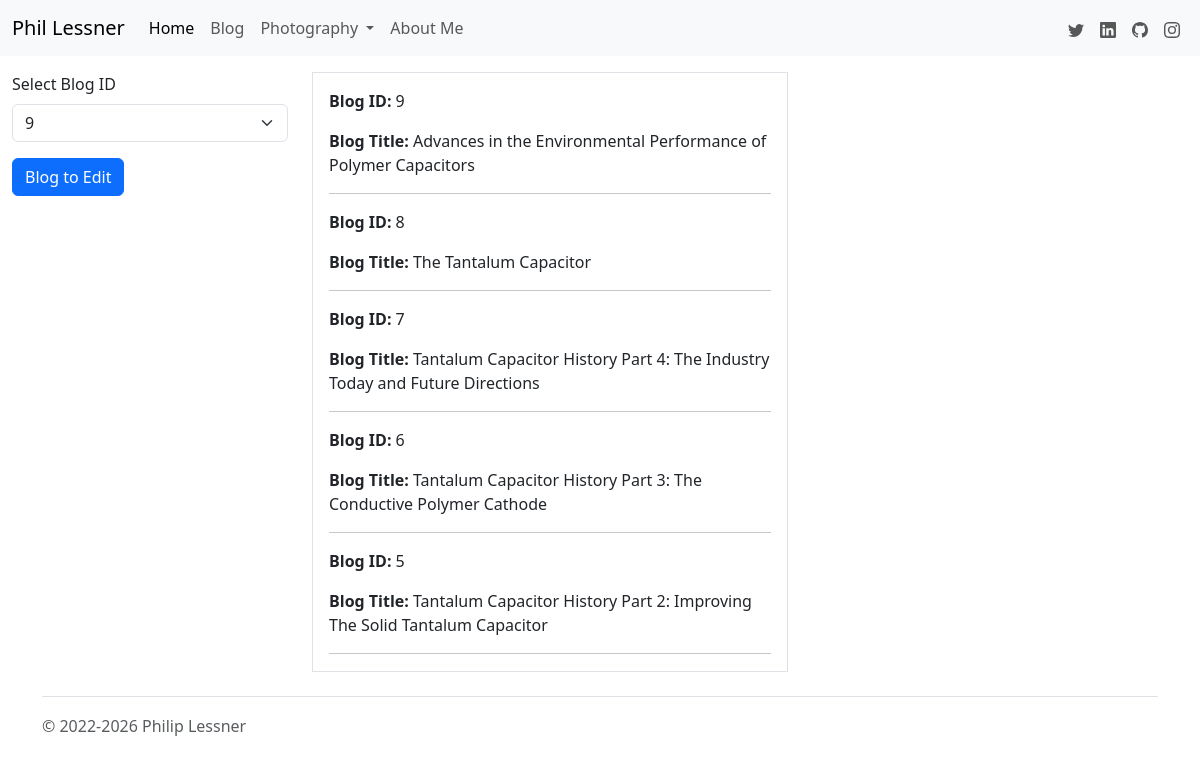
Page /blogselect (signed in) on the committed database.
### app/models.py (models this page shows, shortened)
class Base(DeclarativeBase):
    pass

class Blog(Base):
    __tablename__ = "blogs_table"
    id: Mapped[int] = mapped_column(primary_key=True)
    title: Mapped[str]
    body: Mapped[str]
    date: Mapped[str]
    abstract: Mapped[str]
    medialink: Mapped[str]
    mediatype: Mapped[str]
    pagecss: Mapped[Optional[str]]

### app/admin.py (the view)
@admin.route('/blogselect', methods=['GET', 'POST'])
def blog_select():
    if not current_user.is_authenticated:
        return redirect(url_for('admin.login'))
    form = BlogSelectForm()
    if (request.method == 'GET'):
        stmt = (db.select(Blog.title, Blog.abstract, Blog.date, Blog.medialink, Blog.mediatype, Blog.id)
                        .select_from(Blog)
                        .order_by(Blog.date.desc()))
        blogs = db.session.execute(stmt).all()
        template_data = {'blogs': blogs}
        blog_ids = [t[5] for t in blogs]
        form.blogid.choices = blog_ids
        return render_template('blogselect.html', **template_data, form=form)
    if form.validate_on_submit:
        return redirect(url_for('admin.blog_edit', blogid=int(form.blogid.data)))

### app/forms.py
class BlogSelectForm(FlaskForm):
    blogid = SelectField('Select Blog ID', validators=[DataRequired(message='Must Select a Blog')])
    submit = SubmitField('Blog to Edit')

### app/__init__.py (called while the page is built)
def create_app():
    app = Flask(__name__)
    from app import routes, models
    app.config['SECRET_KEY'] = os.environ.get('SECRET_KEY', 'backup-secret-key')
    app.register_blueprint(routes.bp)
    login_manager = LoginManager()
    login_manager.login_view = 'admin.login'
    login_manager.init_app(app)
    from .models import User
    @login_manager.user_loader
    def load_user(user_id):
        stmt = db.select(User).where(User.id == int(user_id))
        user = db.session.scalars(stmt).first()
        return user
    from .admin import admin as admin_blueprint
    app.register_blueprint(admin_blueprint)
    return app

### app/templates/blogselect.html (shortened to what this page needs)
{% extends "base.html" %}
{% block content %}
<div class="container-fluid my-3 mx-8">
    <div class="row">
        <div class="col-3">
<form method="POST" action="{{ url_for('admin.blog_select') }}" novalidate>
    <div class="mb-3">
        {{ form.blogid.label(class='form-label') }}<br>
        {{ form.blogid(class='form-select') }}
    </div>
    {{ form.submit(class="btn btn-primary") }}
</form>
        </div>
        <div class="col-5">
  <div class="overflow-auto border p-3" style="max-height: 600px;">
  {% for blog in blogs %}
    <p><strong>Blog ID: </strong> {{ blog[5] }}</p>
    <p><strong>Blog Title: </strong>{{ blog[0] }}</p>
    <hr>
    {% endfor %}
  </div>
  </div>
    </div>
</div>
{% endblock %}

### rows in the picture
Blog: id "9", title "Advances in the Environmental Performance of Polymer Capacitors"
Blog: id "8", title "The Tantalum Capacitor"
Blog: id "7", title "Tantalum Capacitor History Part 4: The Industry Today and Future Directions"
Blog: id "6", title "Tantalum Capacitor History Part 3: The Conductive Polymer Cathode"
Blog: id "5", title "Tantalum Capacitor History Part 2: Improving The Solid Tantalum Capacitor"
